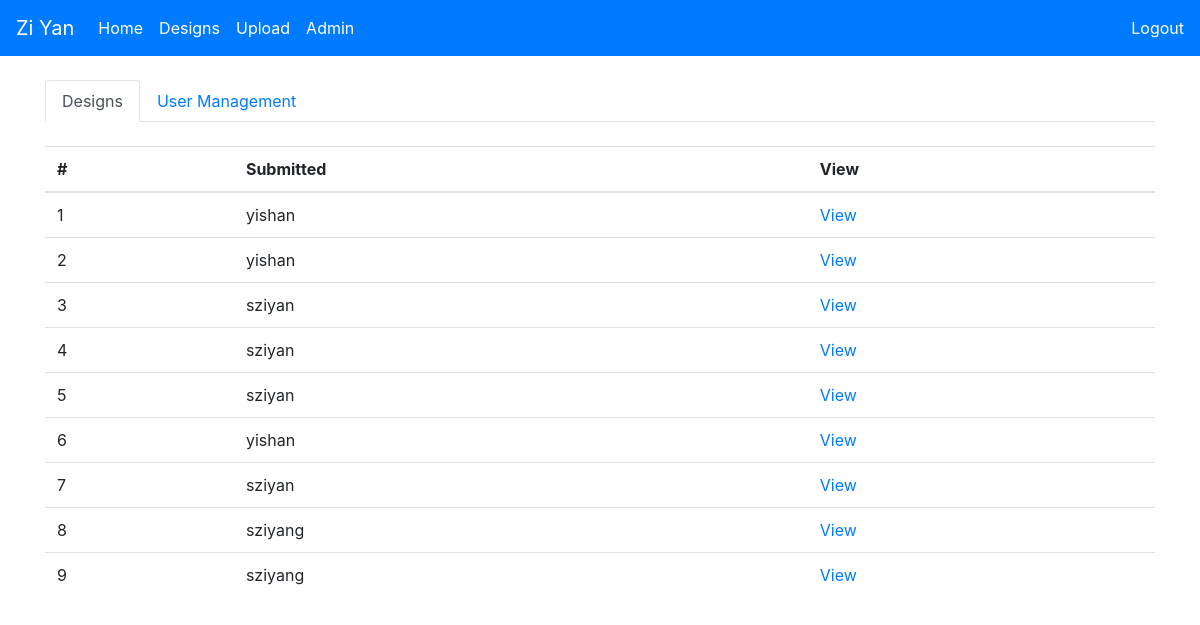
The page /admin (signed in) on the database its author committed.
### app/models.py (models this page shows, shortened)
class User(UserMixin, db.Model):
    id = db.Column(db.Integer, primary_key=True)
    username = db.Column(db.String(64), index=True, unique=True)
    name = db.Column(db.String(64), index=True)
    email = db.Column(db.String(128), unique=True)
    password_hash = db.Column(db.String(128), nullable=True)
    isDesigner = db.Column(db.Boolean, nullable=True)
    isAdmin = db.Column(db.Boolean, nullable=True)
    designs = db.relationship('Designs', backref='designer', lazy='dynamic')

class Designs(db.Model):
    id = db.Column(db.Integer, primary_key=True)
    file_path = db.Column(db.String(128), unique=True)
    votes = db.Column(db.Integer,nullable=True)
    isApproved = db.Column(db.Integer, nullable=True)
    user_name = db.Column(db.Integer, db.ForeignKey('user.username'))

### app/routes.py (the view, shortened to what this page needs)
@app.route('/admin', methods=['POST', 'GET'])
@login_required
def admin():
    if current_user.isAdmin is not True:
        return redirect(url_for('index'))
    else:
        all_designs = Designs.query.all()
        admin_form = AdminForm()
        admin_form.update_choices()
        designer_form = DesignerForm()
        designer_form.update_choices()
        return render_template('admin.html',title='Admin - Designer Concept', admin_form=admin_form, designer_form=designer_form, designs=all_designs)

### app/forms.py (called while the page is built)
    def update_choices(self):
        new_choice = []
        all_users = User.query.all()
        for u in all_users:
            if u.isAdmin is not True:
                label = u.name
                value = u.username
                new_choice.append((value, label))
        self.username.choices = new_choice

    def update_choices(self):
        new_choice = []
        designers = User.query.all()
        for u in designers:
            if u.isDesigner is not True:
                label = u.name
                value = u.username
                new_choice.append((value, label))
        self.username.choices = new_choice

### app/models.py (called while the page is built)
@login.user_loader
def load_user(id):
    return User.query.get(int(id))

### app/templates/admin.html (shortened to what this page needs)
{% extends 'base.html' %}
{% block content %}
<ul class="nav nav-tabs" id="adminTab" role="tablist">
  <li class="nav-item">
    <a class="nav-link active" id="design-tab" data-toggle="tab" href="#designs" role="tab" aria-controls="designs" aria-selected="true">Designs</a>
  </li>
  <li class="nav-item">
    <a class="nav-link" id="user-tab" data-toggle="tab" href="#user" role="tab" aria-controls="user" aria-selected="false">User Management</a>
  </li>
</ul>
<div class="tab-content" id="adminTabContent">
  <div class="tab-pane fade show active" id="designs" role="tabpanel" aria-labelledby="design-tab">
    <br>
    <table class="table">
      <thead>
        <tr>
          <th scope="col">#</th>
          <th scope="col">Submitted</th>
          <th scope="col">View</th>
        </tr>
      </thead>
      <tbody>
        {% for d in designs %}
        <tr>
          <td>{{d.id}}</td>
          <td>{{d.user_name}}</td>
          <td><a href="modal{{d.id}}" data-toggle="modal" data-target="#modal{{d.id}}">View</a></td>
        </tr>
        {% endfor %}
      </tbody>
    </table>
</div>
<br>
<br><br>
{% endblock %}

### app/templates/base.html (shortened to what this page needs)
<html>
  <head>
    <link rel="stylesheet" href="https://stackpath.bootstrapcdn.com/bootstrap/4.3.1/css/bootstrap.min.css">
  </head>
  <body>
    <nav class="navbar sticky-top navbar-expand-lg navbar-dark bg-primary">
      <a class="navbar-brand" href="#">{{current_user.name}}</a>
      <div class="collapse navbar-collapse" id="navbarSupportedContent">
        <ul class="navbar-nav mr-auto">
          <li class="nav-item active">
            <a class="nav-link" href="/">Home</a>
          </li>
          <li class="nav-item active">
            <a class="nav-link" href="/designs">Designs</a>
          </li>
          <li class="nav-item active">
            {% if current_user.isDesigner %}
            <a class="nav-link" href="/designer">Upload</a>
            {% endif %}
          </li>
          <li class="nav-item active">
            {% if current_user.isAdmin %}
            <a class="nav-link" href="/admin">Admin</a>
            {% endif %}
          </li>
        </ul>
        <span class="navbar-text">
        {% if current_user.is_authenticated %}
        <a href="/logout">Logout</a>
        {% else %}
        <a href="/register">Register</a>
        {% endif %}
      </span>
      </div>
    </nav>
<br>
    <div class="container">
    {% block content %}
    {% endblock %}
  </div>
  </body>
</html>

### rows shown on the page
User: name "Zi Yan"
Designs: id "1", user_name "yishan"
Designs: id "2", user_name "yishan"
Designs: id "3", user_name "sziyan"
Designs: id "4", user_name "sziyan"
Designs: id "5", user_name "sziyan"
Designs: id "6", user_name "yishan"
Designs: id "7", user_name "sziyan"
Designs: id "8", user_name "sziyang"
Designs: id "9", user_name "sziyang"
